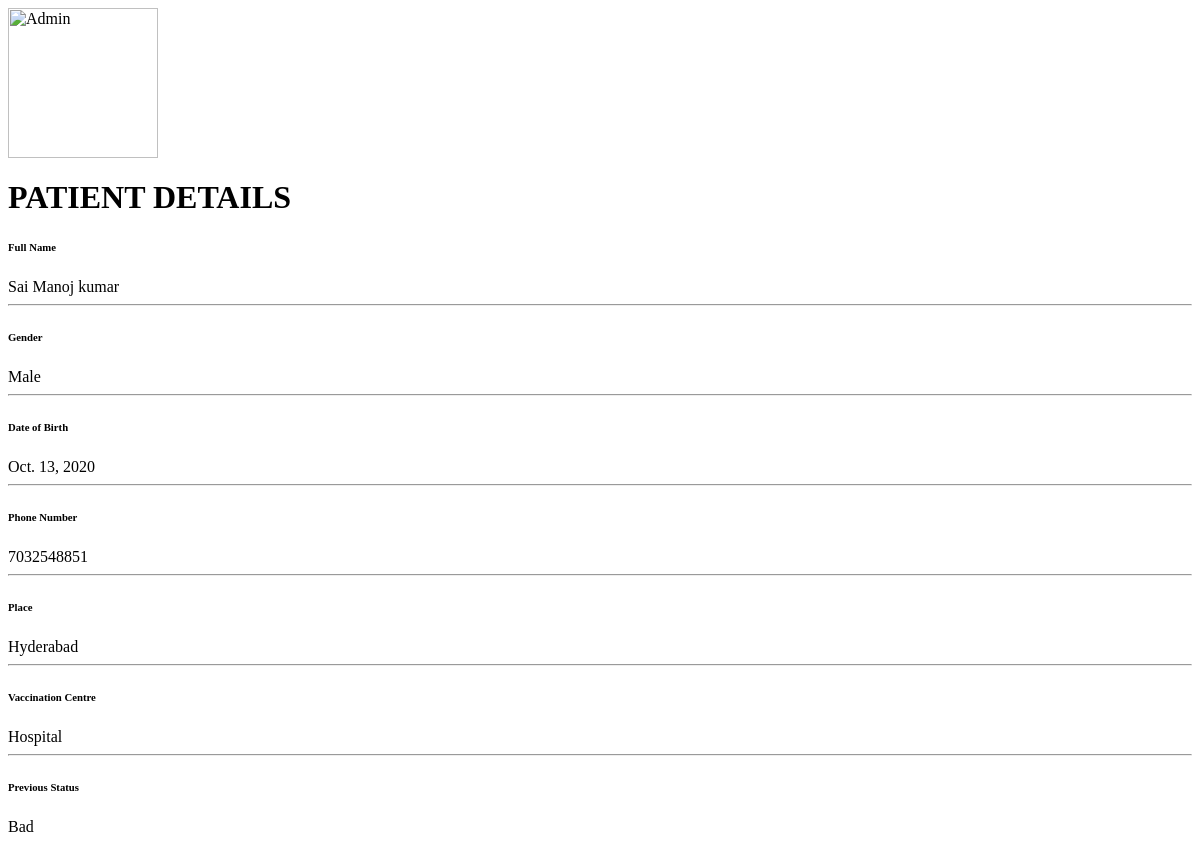
Page /vc/report/showpatient/1 on the earlier database version.
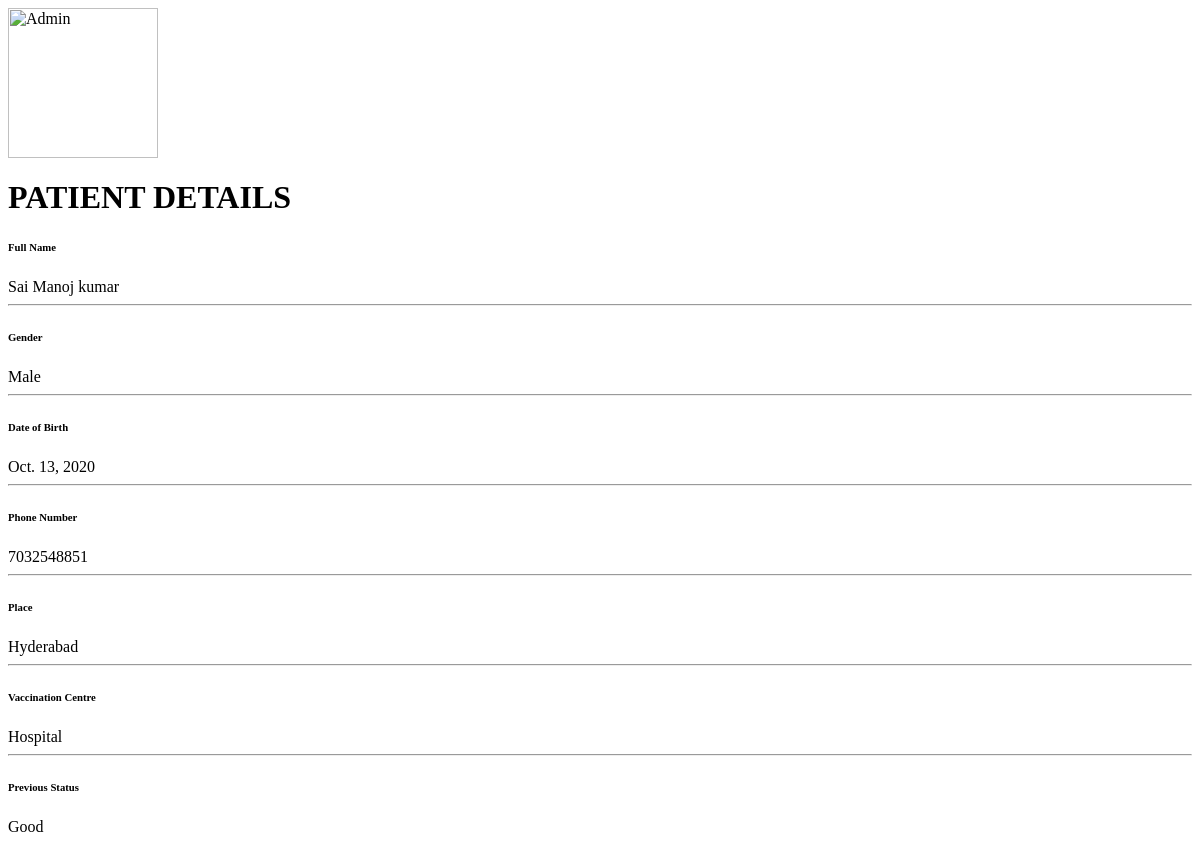
Same page on the later database version.
### C19V/models.py (models this page shows, shortened)
class Status(models.Model):
    STATUS = (('Good','Feeling good'),('Ok','Feeling somewhat good'),('Bad','Feeling Bad'))
    status = models.CharField(max_length=4,choices=STATUS)
    person = models.ForeignKey(VaccinatedPerson,on_delete=models.CASCADE)
    date = models.DateField(auto_now_add=True)
    time = models.TimeField(auto_now_add=True)

### C19V/views.py (the view)
# urls.py: path('vc/report/showpatient/<str:pk>',views.show,name='show_patient'),
def show(request,pk):
   person = models.VaccinatedPerson.objects.get(id=pk)
   status = models.Status.objects.filter(person=person).last()
   context={'person':person ,'status':status}
   return render(request,'showpatient.html',context)

### C19V/templates/showpatient.html
<centre>
    <div class="container-md-8">
      <div class="card mb-3">
        <div class="card-body">
          <div class="jumbotron align-items-center text-center">
            <img src="https://bootdey.com/img/Content/avatar/avatar7.png" alt="Admin" class="rounded-circle" width="150">
            <div class="mt-3">
              <h1>PATIENT DETAILS</h1>
            </div>
          </div>
          <div class="row">
            <div class="col-sm-3">
              <h6 class="mb-0 pl-4">Full Name</h6>
            </div>
            <div class="col-sm-9 pl-4 text-secondary">
              {{ person.name }}
            </div>
          </div>
          <hr>
          <div class="row">
            <div class="col-sm-3">
              <h6 class="mb-0 pl-4">Gender</h6>
            </div>
            <div class="col-sm-9 pl-4 text-secondary">
              {% if person.gender == 'M' %}
                Male
              {% else %}
                Female
              {% endif %}
            </div>
          </div>
          <hr>
          <div class="row">
            <div class="col-sm-3">
              <h6 class="mb-0 pl-4">Date of Birth</h6>
            </div>
            <div class="col-sm-9 pl-4 text-secondary">
              {{person.dob | date}}
            </div>
          </div>
          <hr>
          <div class="row">
            <div class="col-sm-3">
              <h6 class="mb-0 pl-4">Phone Number</h6>
            </div>
            <div class="col-sm-9 pl-4 text-secondary">
              {{person.phone_no}}
            </div>
          </div>
          <hr>
          <div class="row">
            <div class="col-sm-3">
              <h6 class="mb-0 pl-4">Place</h6>
            </div>
            <div class="col-sm-9 pl-4 text-secondary">
              {{ person.centre.city }}
            </div>
          </div>
          <hr>
          <div class="row">
            <div class="col-sm-3">
              <h6 class="mb-0 pl-4">Vaccination Centre</h6>
            </div>
            <div class="col-sm-9 pl-4 text-secondary">
              {{ person.centre.name }}
            </div>
          </div>
          <hr>
          <div class="row">
            <div class="col-sm-3">
              <h6 class="mb-0 pl-4">Previous Status</h6>
            </div>
            <div class="col-sm-9 pl-4 text-secondary">
              {{status.status}}
            </div>
          </div>
        </div>
      </div>
    </div>
  </centre>

Differences in the rows shown:
no longer on this page (row unchanged): Status: status "Bad"
added Status: status "Good"
